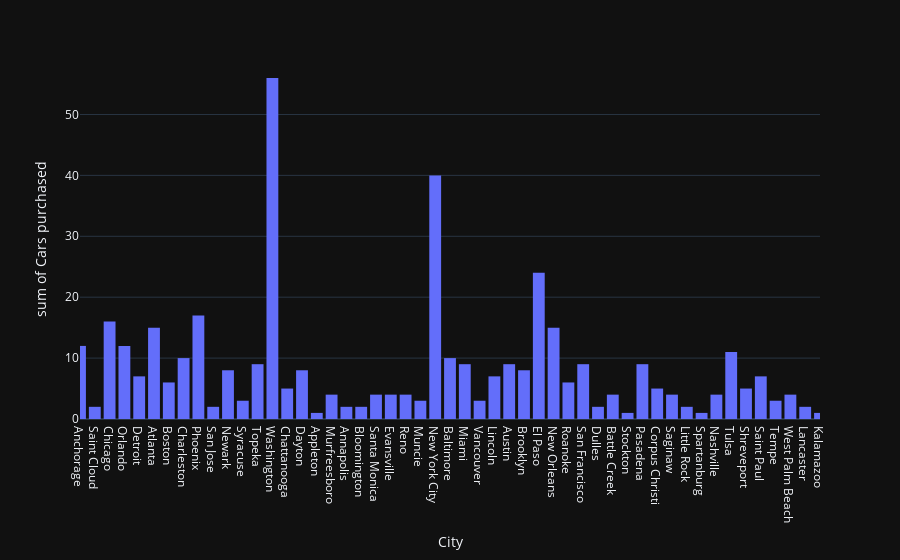

The cell this chart's notebook holds for it:
### Markdown cell above
```python
Insight: Customers in Washington and New York City bought more cars than customers all other cities.

### Code cell
#using the range_x label to view more clearly just the first 50 cities in the plot above
fig = px.histogram(df, x = "City", y = "Quantity",hover_data = ["Sales"] ,
                   range_x = [0,50],labels = {'Quantity': "Cars purchased"}
                   , template='plotly_dark')
fig.show()

### Figure 1 — Plotly figure (JSON) as saved in the notebook; plotly's stock layout.template omitted (floating-point values rounded to 4 significant figures; data arrays with more than 128 entries replaced by an {"elided": "..."} marker saying what was removed)
{"data": [{"alignmentgroup": "True", "bingroup": "x", "histfunc": "sum", "hovertemplate": "City=%{x}<br>sum of Cars purchased=%{y}<extra></extra>", "legendgroup": "", "marker": {"color": "#636efa", "pattern": {"shape": ""}}, "name": "", "offsetgroup": "", "orientation": "v", "showlegend": false, "type": "histogram", "x": {"elided": "1000 str values"}, "xaxis": "x", "y": {"elided": "1000 int values"}, "yaxis": "y"}], "layout": {"autosize": true, "barmode": "relative", "legend": {"tracegroupgap": 0}, "margin": {"t": 60}, "xaxis": {"anchor": "y", "domain": [0, 1], "range": [0, 50], "title": {"text": "City"}, "type": "category"}, "yaxis": {"anchor": "x", "autorange": true, "domain": [0, 1], "range": [0, 58.95], "title": {"text": "sum of Cars purchased"}, "type": "linear"}}}
